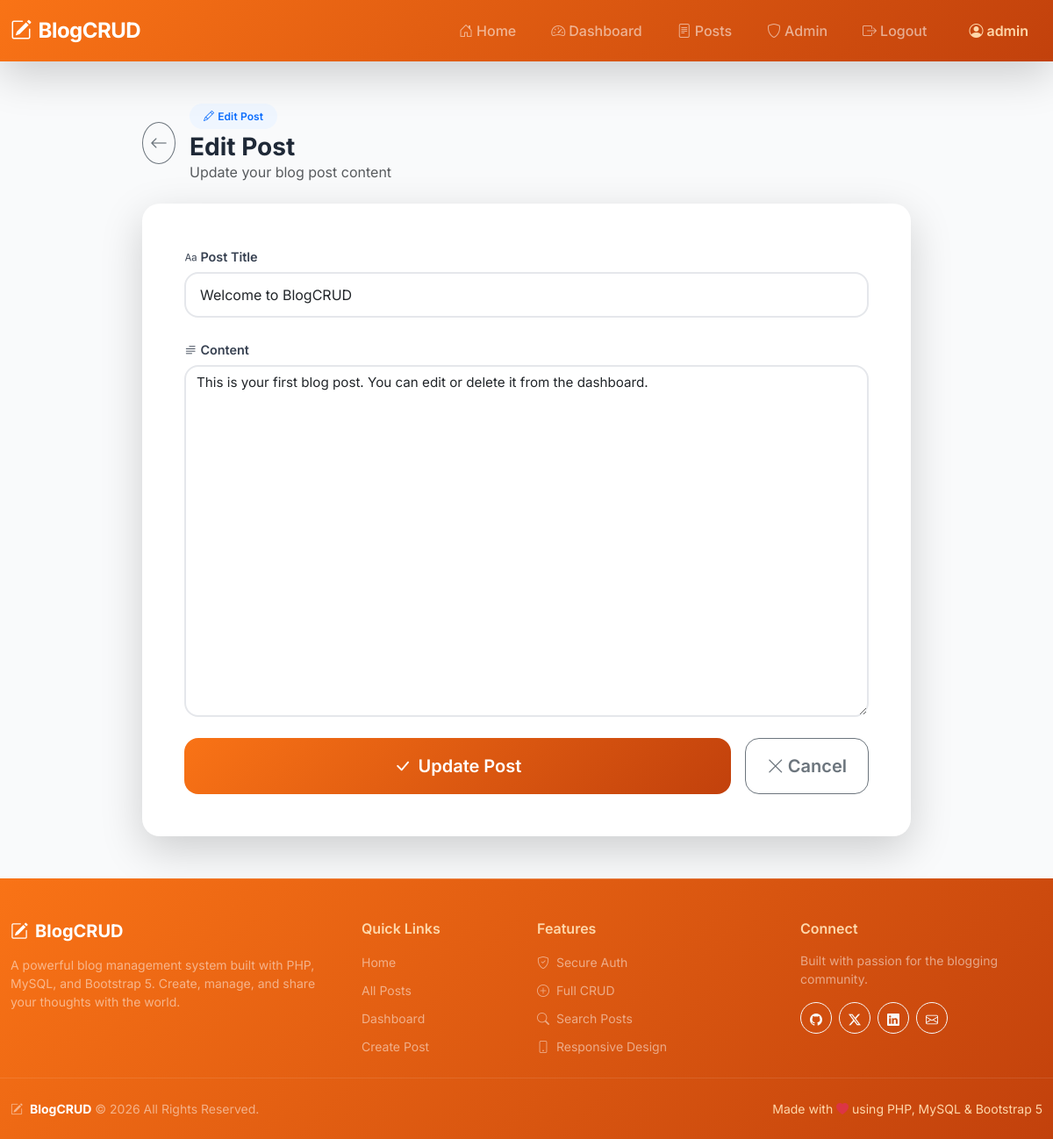
The app's page /posts/edit.php?id=1 (signed in) with its own data.
### tables this page shows
CREATE TABLE IF NOT EXISTS `posts` (
    `id` INT AUTO_INCREMENT PRIMARY KEY,
    `title` VARCHAR(255) NOT NULL,
    `content` TEXT NOT NULL,
    `user_id` INT NOT NULL,
    `created_at` TIMESTAMP DEFAULT CURRENT_TIMESTAMP,
    FOREIGN KEY (`user_id`) REFERENCES `users`(`id`) ON DELETE CASCADE
);

### posts/edit.php (the view, shortened to what this page needs)
<?php
require_once '../config/db.php';
$post_id = filter_input(INPUT_GET, 'id', FILTER_VALIDATE_INT);
$stmt = $pdo->prepare("SELECT * FROM posts WHERE id = :id");
$stmt->execute([':id' => $post_id]);
$post = $stmt->fetch();
include '../includes/header.php';
include '../includes/navbar.php';
?>
<div class="container py-5">
    <div class="row justify-content-center">
        <div class="col-lg-9">
            <div class="d-flex align-items-center mb-4">
                <div class="me-3">
                    <a href="/dashboard.php" class="btn btn-outline-secondary rounded-circle p-2 hover-lift">
                        <i class="bi bi-arrow-left fs-5"></i>
                    </a>
                </div>
                <div>
                    <span class="badge bg-primary-soft text-primary px-3 py-2 rounded-pill mb-1 fw-semibold">
                        <i class="bi bi-pencil me-1"></i>Edit Post
                    </span>
                    <h3 class="fw-bold mb-0">Edit Post</h3>
                    <p class="text-muted mb-0">Update your blog post content</p>
                </div>
            </div>
            <div class="card shadow-lg border-0 rounded-5">
                <div class="card-body p-4 p-lg-5">
                    <form action="/posts/edit.php?id=<?php echo (int)$post_id; ?>"
                          method="POST" id="editPostForm" novalidate>
                        <div class="mb-4">
                            <label for="title" class="form-label">
                                <i class="bi bi-type me-1"></i>Post Title
                            </label>
                            <input type="text" class="form-control form-control-lg rounded-4" id="title"
                                   name="title" placeholder="Enter a captivating title for your post (min 5 chars)..."
                                   value="<?php echo htmlspecialchars($post['title']); ?>"
                                   minlength="5" maxlength="255" required>
                        </div>
                        <div class="mb-4">
                            <label for="content" class="form-label">
                                <i class="bi bi-text-paragraph me-1"></i>Content
                            </label>
                            <textarea class="form-control rounded-4" id="content" name="content"
                                      rows="16" placeholder="Write your blog post content here... (min 20 characters)"
                                      minlength="20"
                                      required><?php echo htmlspecialchars($post['content']); ?></textarea>
                        </div>
                        <div class="d-flex gap-3">
                            <button type="submit" class="btn btn-gradient btn-lg rounded-4 fw-semibold flex-fill py-3">
                                <i class="bi bi-check-lg me-2"></i>Update Post
                            </button>
                            <a href="/dashboard.php" class="btn btn-outline-secondary btn-lg rounded-4 fw-semibold px-4 py-3">
                                <i class="bi bi-x-lg me-1"></i>Cancel
                            </a>
                        </div>
                    </form>
                </div>
            </div>
        </div>
    </div>
</div>
<?php include '../includes/footer.php'; ?>

### assets/css/style.css (style rules this page uses)
:root { --orange-50: #fff7ed; --orange-100: #ffedd5; --orange-200: #fed7aa; --orange-300: #fdba74; --orange-400: #fb923c; --orange-500: #f97316; --orange-600: #ea580c; --orange-700: #c2410c; --orange-800: #9a3412; --orange-900: #7c2d12; --amber-50: #fffbeb; --amber-100: #fef3c7; --amber-200: #fde68a; --amber-300: #fcd34d; --amber-400: #fbbf24; --amber-500: #f59e0b; --amber-600: #d97706; --gray-50: #f9fafb; --gray-100: #f3f4f6; --gray-200: #e5e7eb; --gray-300: #d1d5db; --gray-400: #9ca3af; --gray-500: #6b7280; --gray-600: #4b5563; --gray-700: #374151; --gray-800: #1f2937; --gray-900: #111827; --transition-fast: all 0.2s ease; --transition-base: all 0.3s ease; --transition-slow: all 0.5s ease; --shadow-xs: 0 1px 2px rgba(0, 0, 0, 0.05); --shadow-sm: 0 1px 3px rgba(0, 0, 0, 0.06), 0 1px 2px rgba(0, 0, 0, 0.04); --shadow-md: 0 4px 6px -1px rgba(0, 0, 0, 0.07), 0 2px 4px -1px rgba(0, 0, 0, 0.04); --shadow-lg: 0 10px 15px -3px rgba(0, 0, 0, 0.08), 0 4px 6px -2px rgba(0, 0, 0, 0.04); --shadow-xl: 0 20px 25px -5px rgba(0, 0, 0, 0.08), 0 10px 10px -5px rgba(0, 0, 0, 0.03); --shadow-2xl: 0 25px 50px -12px rgba(0, 0, 0, 0.15); --shadow-sunset: 0 4px 14px rgba(249, 115, 22, 0.35); --shadow-sunset-lg: 0 8px 25px rgba(249, 115, 22, 0.4); --radius-sm: 0.375rem; --radius-md: 0.5rem; --radius-lg: 0.75rem; --radius-xl: 1rem; --radius-2xl: 1.25rem; --radius-full: 9999px; }
* { margin: 0; padding: 0; box-sizing: border-box; }
html { scroll-behavior: smooth; }
body { font-family: 'Inter', system-ui, -apple-system, 'Segoe UI', Roboto, 'Helvetica Neue', Arial, sans-serif; background-color: var(--gray-50); color: var(--gray-800); min-height: 100vh; display: flex; flex-direction: column; -webkit-font-smoothing: antialiased; -moz-osx-font-smoothing: grayscale; }
.container { max-width: 1200px; }
.btn-gradient { background: linear-gradient(135deg, var(--orange-500), var(--orange-700)); border: none; color: #fff; transition: var(--transition-base); }
.card { transition: var(--transition-base); animation: fadeInUp 0.5s ease-out; }
.form-control { border: 2px solid var(--gray-200); transition: var(--transition-base); font-size: 0.95rem; }
.form-control-lg { font-size: 1rem; padding: 0.75rem 1rem; }
.form-label { font-weight: 600; font-size: 0.9rem; color: var(--gray-700); margin-bottom: 0.4rem; }
textarea.form-control { min-height: 120px; resize: vertical; line-height: 1.6; }
.badge { font-weight: 500; font-size: 0.75rem; letter-spacing: 0.01em; }
.bg-primary-soft { background-color: #eff6ff !important; }
.rounded-4 { border-radius: var(--radius-xl) !important; }
.rounded-5 { border-radius: var(--radius-2xl) !important; }
.hover-lift { transition: var(--transition-base); }

### records on screen
posts: title "Welcome to BlogCRUD", content "This is your first blog post. You can edit or delete it from the dashboard."

### other values on screen
$_SESSION['username'] "admin"
